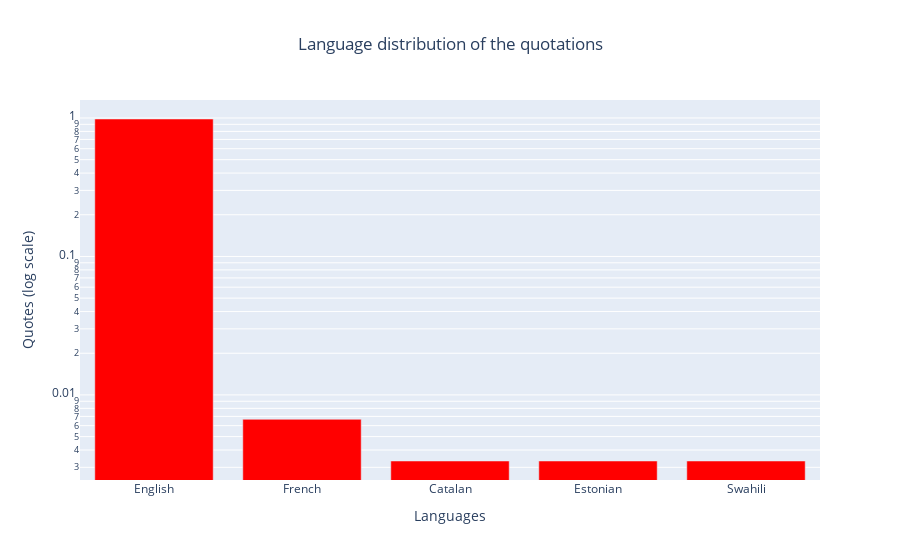

The cell this chart's notebook holds for it:
### Markdown cell above
We now display the languages in a plot.

### Code cell
trace_lang = go.Bar(x = df_lang.index, y = df_lang['languages'], marker_color = colors[0])

my_layout = {
    'title': 'Language distribution of the quotations',
    'xaxis': {'title': 'Languages'},
    'yaxis': {'title': 'Quotes (log scale)'},
    }

fig = go.Figure()
fig.add_trace(trace_lang)
fig.update_layout(my_layout, title_x = 0.5)
fig.update_yaxes(type = "log")

fig.show()

### Figure 1 — Plotly figure (JSON) as saved in the notebook; plotly's stock layout.template omitted (floating-point values rounded to 4 significant figures)
{"data": [{"marker": {"color": "#FF0000"}, "type": "bar", "x": ["English", "French", "Catalan", "Estonian", "Swahili"], "y": [0.9833, 0.006667, 0.003333, 0.003333, 0.003333]}], "layout": {"title": {"text": "Language distribution of the quotations", "x": 0.5}, "xaxis": {"title": {"text": "Languages"}}, "yaxis": {"title": {"text": "Quotes (log scale)"}, "type": "log"}}}
